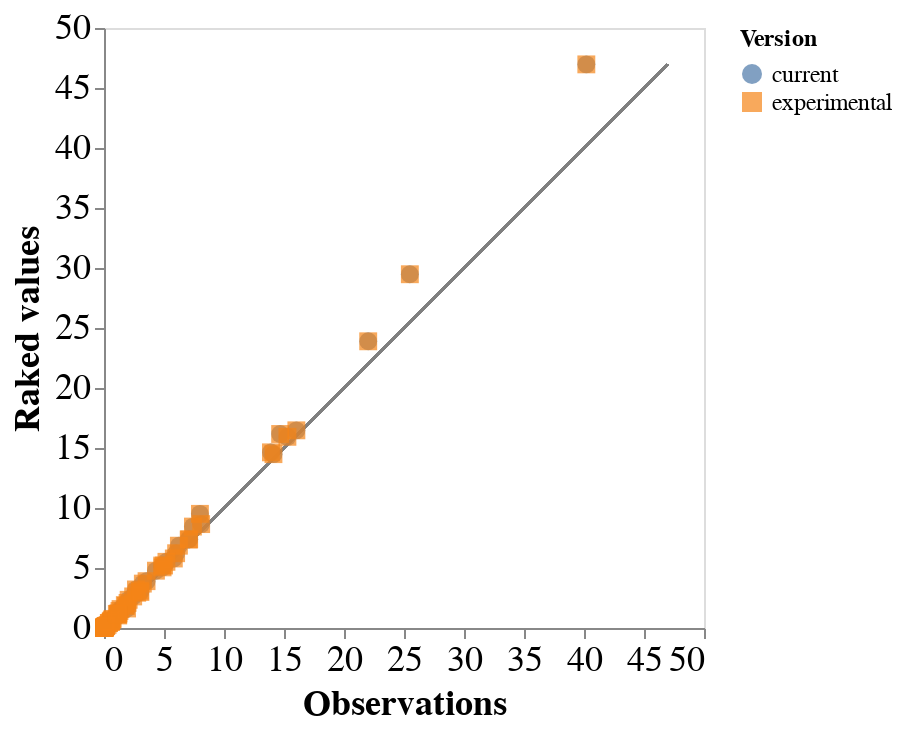

Notebook code cell kept with this figure:
### Code cell
chart

### Figure 1 — Vega-Lite specification as saved in the notebook (floating-point values rounded to 4 significant figures; data arrays with more than 128 entries replaced by an {"elided": "..."} marker saying what was removed)
{"config": {"view": {"continuousWidth": 300, "continuousHeight": 300}, "axis": {"labelFontSize": 18, "titleFontSize": 18}, "legend": {"labelFontSize": 12, "titleFontSize": 12}}, "layer": [{"mark": {"type": "rule", "color": "grey"}, "encoding": {"x": {"type": "quantitative", "datum": {"expr": "param_13"}}, "x2": {"datum": {"expr": "param_14"}, "type": "quantitative"}, "y": {"type": "quantitative", "datum": {"expr": "param_15"}}, "y2": {"datum": {"expr": "param_16"}, "type": "quantitative"}}}, {"mark": {"type": "point", "filled": true, "size": 80}, "encoding": {"color": {"field": "version", "legend": {"title": "Version"}, "type": "nominal"}, "shape": {"field": "version", "legend": {"title": "Version"}, "type": "nominal"}, "x": {"axis": {"title": "Observations"}, "field": "value", "scale": {"domain": [{"expr": "param_13"}, {"expr": "param_14"}]}, "type": "quantitative"}, "y": {"axis": {"title": "Raked values"}, "field": "raked_value", "scale": {"domain": [{"expr": "param_15"}, {"expr": "param_16"}]}, "type": "quantitative"}}}], "data": {"name": "data-5f571c24299f36a841085206ccad3a48"}, "params": [{"name": "param_13", "value": 0.00272}, {"name": "param_14", "value": 46.97}, {"name": "param_15", "value": 0.00272}, {"name": "param_16", "value": 46.97}], "$schema": "https://vega.github.io/schema/vega-lite/v5.20.1.json", "datasets": {"data-5f571c24299f36a841085206ccad3a48": {"elided": "144 records"}}}
